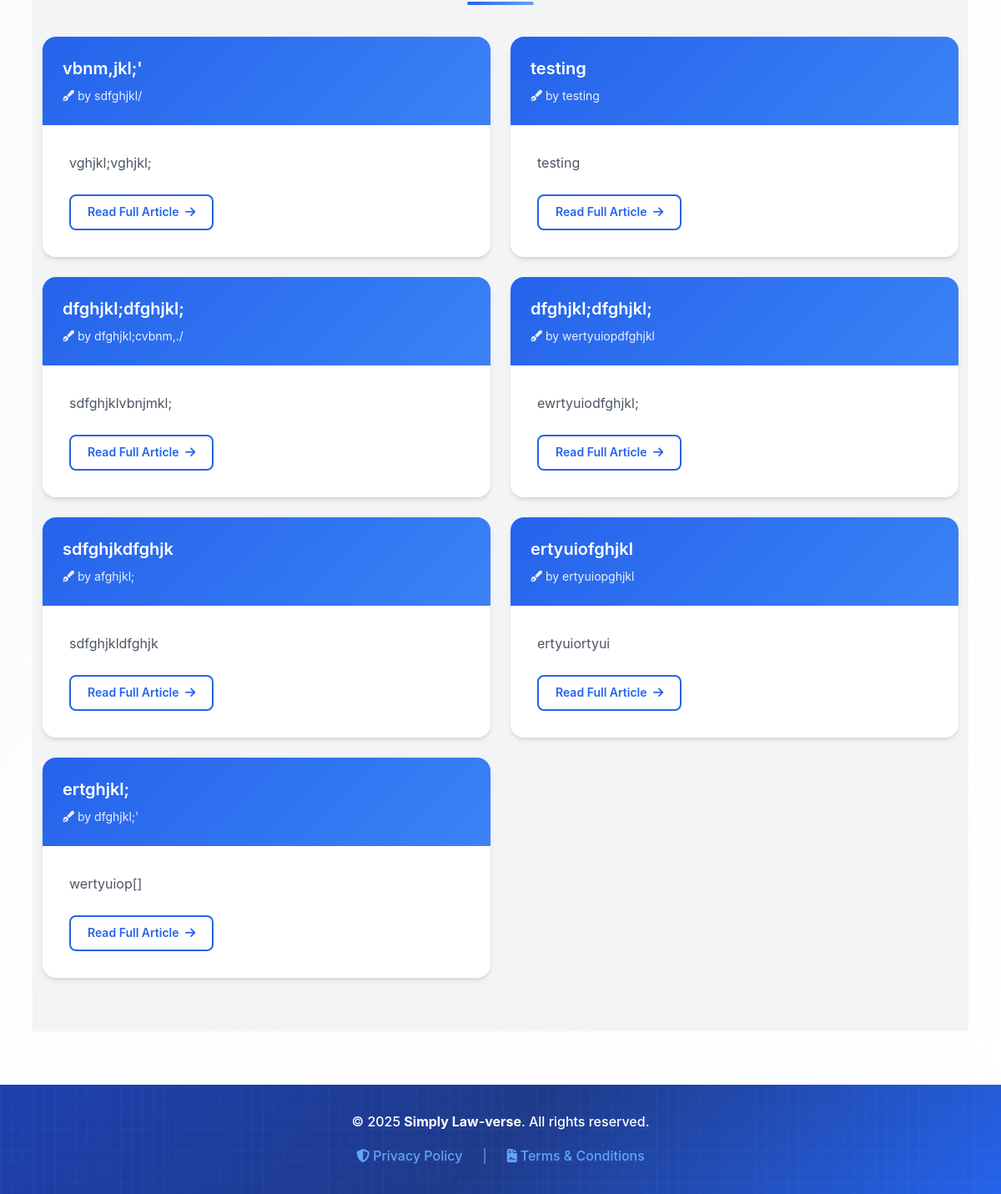
Before: / (lower part) with the older database file.
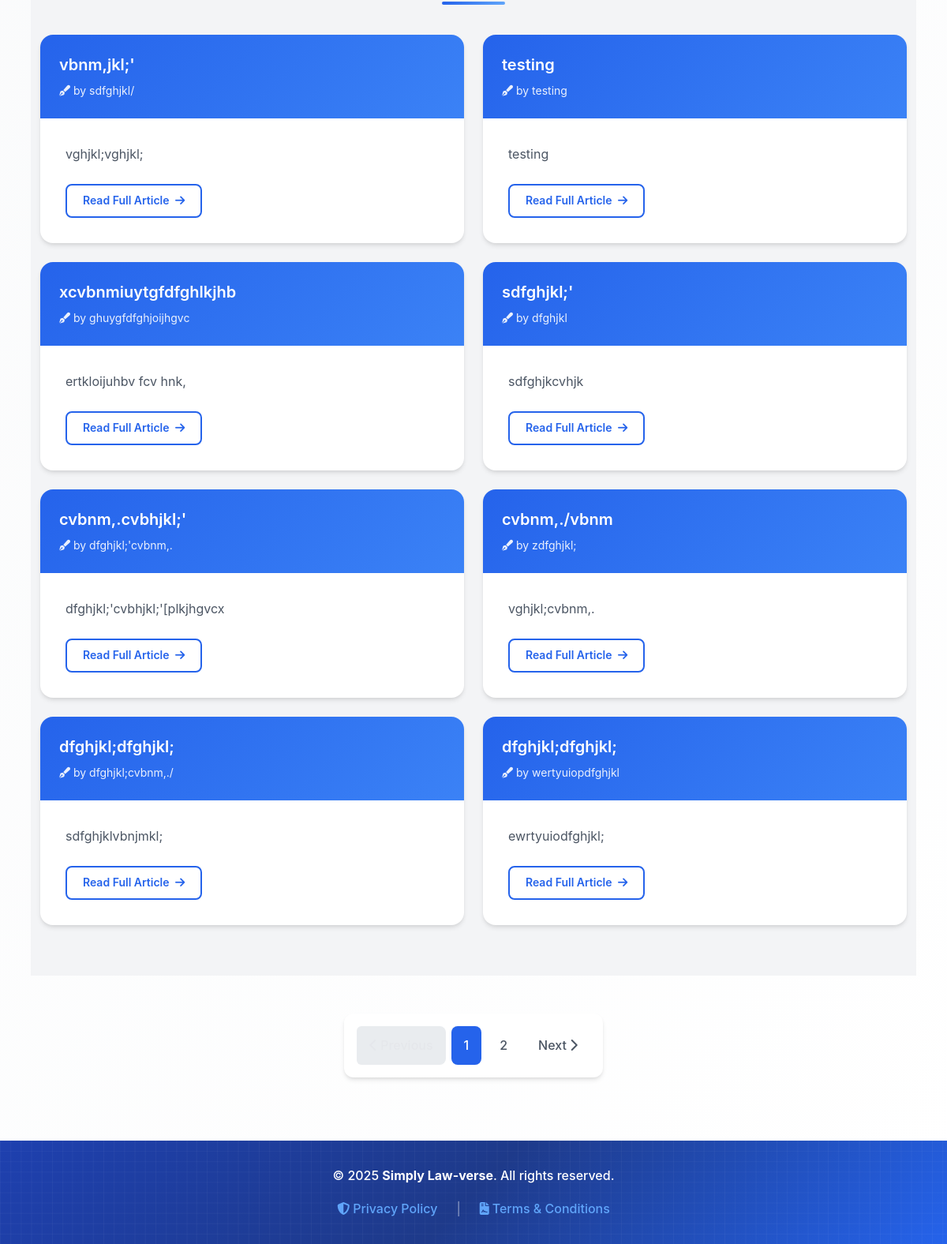
After: the same page with the newer database file.
### models.py (models this page shows)
class Article(db.Model):
    id = db.Column(db.Integer, primary_key=True)
    email = db.Column(db.String(120))
    title = db.Column(db.String(100), nullable=False)
    content = db.Column(db.Text, nullable=False)
    author = db.Column(db.String(100), nullable=False)
    date_posted = db.Column(db.DateTime, default=datetime.utcnow)
    comments = db.relationship('Comment', backref='article', lazy=True)
    likes = db.Column(db.Integer, default=0, nullable=False)
    status = db.Column(db.String(20), nullable=False, default='pending')
    views = db.Column(db.Integer, default=0)
    date_submitted = db.Column(db.DateTime, default=datetime.utcnow)
    cover_image = db.Column(db.String(100))  # New field
    document_filename = db.Column(db.String(120), nullable=True)
    category = db.Column(db.String(100), nullable=False, default='General')
    approved = db.Column(db.Boolean, default=False)  # <- important!

### routes.py (the view, shortened to what this page needs)
    @app.route('/')
    def home():
        page = request.args.get('page', 1, type=int)
        category = request.args.get('category')
        search_query = request.args.get('search', '', type=str)
        per_page = 8
        trending_articles = Article.query.order_by(Article.likes.desc()).limit(3).all()
        query = Article.query.filter(Article.status == 'approved')
        if category:
            query = query.filter(Article.category == category)
        articles = query.order_by(Article.likes.desc(), Article.date_posted.desc())\
                        .paginate(page=page, per_page=per_page)
        categories = db.session.query(Article.category).distinct().all()
        return render_template('home.html', articles=articles, categories=categories,
                               selected_category=category, search_query=search_query, trending_articles=trending_articles)

### templates/home.html (shortened to what this page needs)
{% extends 'layout.html' %}
{% block content %}
<div class="container">
<div class="articles-section">
  <div class="container">
    {% if articles %}
      <div class="row row-cols-1 row-cols-md-2 g-4">
        {% for article in articles %}
        <div class="col">
          <div class="article-card">
            <div class="article-header">
              <h5 class="article-title">
                <a href="{{ url_for('read_more', article_id=article.id) }}">
                  {{ article.title }}
                </a>
              </h5>
              <p class="article-author">
                <i class="fas fa-pen-fancy me-1"></i>by {{ article.author }}
              </p>
            </div>
            <div class="article-body">
              <p class="article-content">
                {{ article.content[:300] }}{% if article.content|length > 300 %}...{% endif %}
              </p>
              <a href="{{ url_for('read_more', article_id=article.id) }}" class="read-more-btn">
                Read Full Article <i class="fas fa-arrow-right ms-1"></i>
              </a>
            </div>
          </div>
        </div>
        {% endfor %}
      </div>
    {% else %}
      <div class="empty-state">
        <i class="fas fa-file-alt"></i>
        <h3>No Articles Found</h3>
        <p>No approved articles available at the moment. Please check back soon for fresh content!</p>
      </div>
    {% endif %}
  </div>
</div>
{% if articles and articles.pages > 1 %}
<div class="container">
  <div class="pagination-container">
    <nav aria-label="Page navigation">
      <ul class="pagination">
        {% if articles.has_prev %}
          <li class="page-item">
            <a class="page-link" href="{{ url_for('home', page=articles.prev_num, category=selected_category, search=search_query) }}">
              <i class="fas fa-chevron-left me-1"></i>Previous
            </a>
          </li>
        {% else %}
          <li class="page-item disabled">
            <span class="page-link">
              <i class="fas fa-chevron-left me-1"></i>Previous
            </span>
          </li>
        {% endif %}
        {% for page_num in articles.iter_pages(left_edge=1, right_edge=1, left_current=2, right_current=2) %}
          {% if page_num %}
            {% if page_num == articles.page %}
              <li class="page-item active">
                <span class="page-link">{{ page_num }}</span>
              </li>
            {% else %}
              <li class="page-item">
                <a class="page-link" href="{{ url_for('home', page=page_num, category=selected_category, search=search_query) }}">
                  {{ page_num }}
                </a>
              </li>
            {% endif %}
          {% else %}
            <li class="page-item disabled">
              <span class="page-link">…</span>
            </li>
          {% endif %}
        {% endfor %}
        {% if articles.has_next %}
          <li class="page-item">
            <a class="page-link" href="{{ url_for('home', page=articles.next_num, category=selected_category, search=search_query) }}">
              Next<i class="fas fa-chevron-right ms-1"></i>
            </a>
          </li>
        {% else %}
          <li class="page-item disabled">
            <span class="page-link">
              Next<i class="fas fa-chevron-right ms-1"></i>
            </span>
          </li>
        {% endif %}
      </ul>
    </nav>
  </div>
</div>
{% endif %}
{% endblock %}

Changed rows visible on the page:
no longer on this page (row unchanged): Article: title "sdfghjkdfghjk", author "afghjkl;", content "sdfghjkldfghjk"
no longer on this page (row unchanged): Article: title "ertyuiofghjkl", author "ertyuiopghjkl", content "ertyuiortyui"
no longer on this page (row unchanged): Article: title "ertghjkl;", author "dfghjkl;'", content "wertyuiop[]"
now on this page (row edited): Article: title "xcvbnmiuytgfdfghlkjhb", author "ghuygfdfghjoijhgvc", content "ertkloijuhbv fcv hnk,"
now on this page (row edited): Article: title "sdfghjkl;'", author "dfghjkl", content "sdfghjkcvhjk"
now on this page (row edited): Article: title "cvbnm,.cvbhjkl;'", author "dfghjkl;'cvbnm,.", content "dfghjkl;'cvbhjkl;'[plkjhgvcx"
now on this page (row edited): Article: title "cvbnm,./vbnm", author "zdfghjkl;", content "vghjkl;cvbnm,."
Other visible differences:
new list line: "1"
new list line: "2"
text now shown: "Next"
